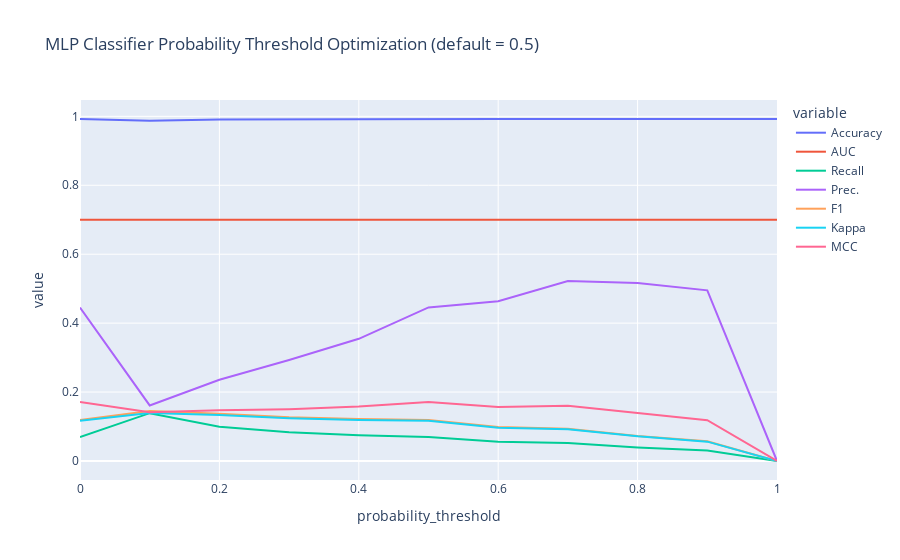

This figure's notebook cell:
### Markdown cell above
### Attempting to optimize our probability threshold within the tuned model

### Code cell
final_model = optimize_threshold(tuned, optimize = 'Prec.')

### Figure 1 — Plotly figure (JSON) as saved in the notebook; plotly's stock layout.template omitted (floating-point values rounded to 4 significant figures)
{"data": [{"hovertemplate": "variable=Accuracy<br>probability_threshold=%{x}<br>value=%{y}<extra></extra>", "legendgroup": "Accuracy", "line": {"color": "#636efa", "dash": "solid"}, "marker": {"symbol": "circle"}, "mode": "lines", "name": "Accuracy", "orientation": "v", "showlegend": true, "type": "scatter", "x": [0, 0.1, 0.2, 0.3, 0.4, 0.5, 0.6, 0.7, 0.8, 0.9, 1], "xaxis": "x", "y": [0.9921, 0.9875, 0.9905, 0.9913, 0.9918, 0.9921, 0.9921, 0.9922, 0.9923, 0.9923, 0.9923], "yaxis": "y"}, {"hovertemplate": "variable=AUC<br>probability_threshold=%{x}<br>value=%{y}<extra></extra>", "legendgroup": "AUC", "line": {"color": "#EF553B", "dash": "solid"}, "marker": {"symbol": "circle"}, "mode": "lines", "name": "AUC", "orientation": "v", "showlegend": true, "type": "scatter", "x": [0, 0.1, 0.2, 0.3, 0.4, 0.5, 0.6, 0.7, 0.8, 0.9, 1], "xaxis": "x", "y": [0.6997, 0.6997, 0.6997, 0.6997, 0.6997, 0.6997, 0.6997, 0.6997, 0.6997, 0.6997, 0.6997], "yaxis": "y"}, {"hovertemplate": "variable=Recall<br>probability_threshold=%{x}<br>value=%{y}<extra></extra>", "legendgroup": "Recall", "line": {"color": "#00cc96", "dash": "solid"}, "marker": {"symbol": "circle"}, "mode": "lines", "name": "Recall", "orientation": "v", "showlegend": true, "type": "scatter", "x": [0, 0.1, 0.2, 0.3, 0.4, 0.5, 0.6, 0.7, 0.8, 0.9, 1], "xaxis": "x", "y": [0.0694, 0.1388, 0.0992, 0.0835, 0.0749, 0.0694, 0.0556, 0.052, 0.0394, 0.0306, 0], "yaxis": "y"}, {"hovertemplate": "variable=Prec.<br>probability_threshold=%{x}<br>value=%{y}<extra></extra>", "legendgroup": "Prec.", "line": {"color": "#ab63fa", "dash": "solid"}, "marker": {"symbol": "circle"}, "mode": "lines", "name": "Prec.", "orientation": "v", "showlegend": true, "type": "scatter", "x": [0, 0.1, 0.2, 0.3, 0.4, 0.5, 0.6, 0.7, 0.8, 0.9, 1], "xaxis": "x", "y": [0.4455, 0.1612, 0.2359, 0.2932, 0.3545, 0.4455, 0.4634, 0.5223, 0.5167, 0.4952, 0], "yaxis": "y"}, {"hovertemplate": "variable=F1<br>probability_threshold=%{x}<br>value=%{y}<extra></extra>", "legendgroup": "F1", "line": {"color": "#FFA15A", "dash": "solid"}, "marker": {"symbol": "circle"}, "mode": "lines", "name": "F1", "orientation": "v", "showlegend": true, "type": "scatter", "x": [0, 0.1, 0.2, 0.3, 0.4, 0.5, 0.6, 0.7, 0.8, 0.9, 1], "xaxis": "x", "y": [0.1187, 0.1453, 0.1373, 0.1271, 0.1216, 0.1187, 0.0984, 0.0936, 0.0727, 0.057, 0], "yaxis": "y"}, {"hovertemplate": "variable=Kappa<br>probability_threshold=%{x}<br>value=%{y}<extra></extra>", "legendgroup": "Kappa", "line": {"color": "#19d3f3", "dash": "solid"}, "marker": {"symbol": "circle"}, "mode": "lines", "name": "Kappa", "orientation": "v", "showlegend": true, "type": "scatter", "x": [0, 0.1, 0.2, 0.3, 0.4, 0.5, 0.6, 0.7, 0.8, 0.9, 1], "xaxis": "x", "y": [0.1167, 0.1392, 0.1333, 0.124, 0.1192, 0.1167, 0.0968, 0.0922, 0.0716, 0.0561, 0], "yaxis": "y"}, {"hovertemplate": "variable=MCC<br>probability_threshold=%{x}<br>value=%{y}<extra></extra>", "legendgroup": "MCC", "line": {"color": "#FF6692", "dash": "solid"}, "marker": {"symbol": "circle"}, "mode": "lines", "name": "MCC", "orientation": "v", "showlegend": true, "type": "scatter", "x": [0, 0.1, 0.2, 0.3, 0.4, 0.5, 0.6, 0.7, 0.8, 0.9, 1], "xaxis": "x", "y": [0.1714, 0.1415, 0.1473, 0.1505, 0.1578, 0.1714, 0.1568, 0.1605, 0.1392, 0.1184, 0], "yaxis": "y"}], "layout": {"legend": {"title": {"text": "variable"}, "tracegroupgap": 0}, "title": {"text": "MLP Classifier Probability Threshold Optimization (default = 0.5)"}, "xaxis": {"anchor": "y", "domain": [0, 1], "title": {"text": "probability_threshold"}}, "yaxis": {"anchor": "x", "domain": [0, 1], "title": {"text": "value"}}}}
